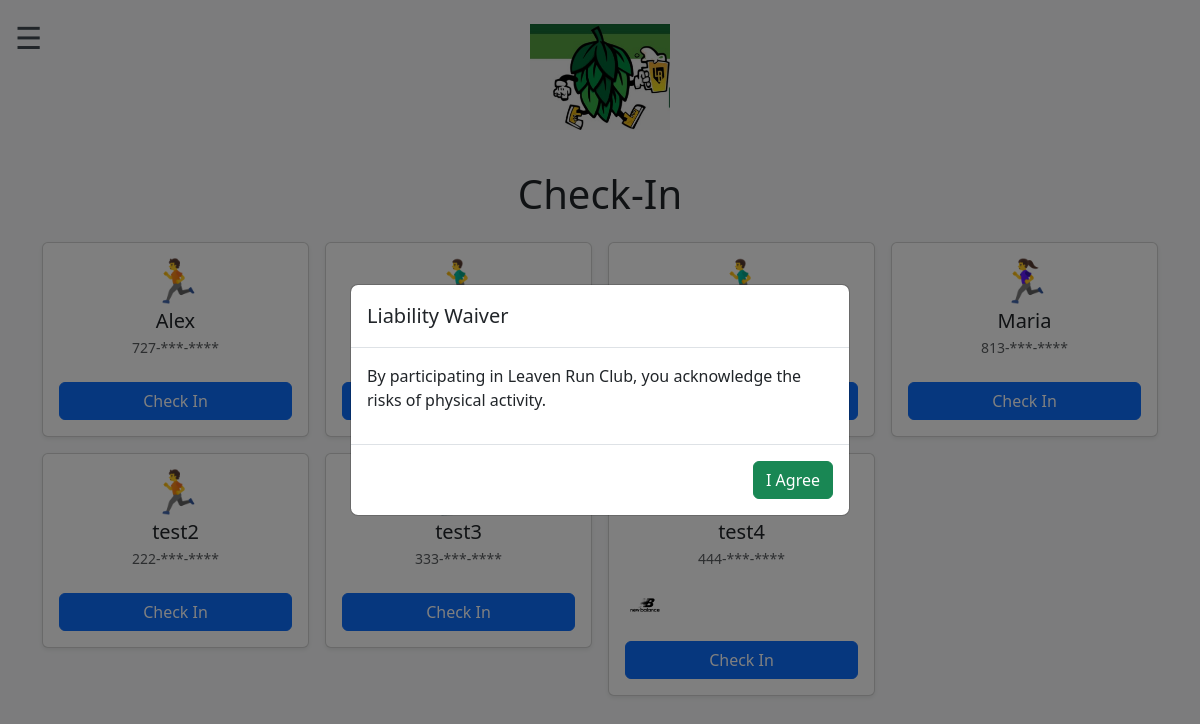
The app's page /checking with its own data.
### models.py (models this page shows)
class Runner(db.Model):
    id = db.Column(db.Integer, primary_key=True)
    name = db.Column(db.String(120), nullable=False)
    phone = db.Column(db.String(20))
    referral = db.Column(db.String(50))
    emoji = db.Column(db.String(10))
    shoe_brand = db.Column(db.String(50))
    waiver_signed = db.Column(db.Boolean, default=False)

### app.py (the view)
@app.route("/checking", methods=["GET"])
def checking():
    today = date.today()
    runners = Runner.query.order_by(Runner.name.asc()).all()
    for r in runners:
        r.checked_in_today = Attendance.query.filter_by(
            runner_id=r.id,
            date=today
        ).first() is not None
    return render_template("checking.html", runners=runners)

### templates/checking.html (shortened to what this page needs)
{% extends "base.html" %}
{% block content %}
<h1 class="mb-4 text-center">Check-In</h1>
<div class="row g-3">
    {% for r in runners %}
    <div class="col-6 col-md-4 col-lg-3">
        <div class="card shadow-sm p-3 text-center">
            <div style="font-size: 42px; line-height: 1;">
                {{ r.emoji if r.emoji else "🏃" }}
            </div>
            <h5 class="mt-2 mb-1">{{ r.name }}</h5>
            <p class="text-muted" style="font-size: 14px;">
                {% if r.phone %}
                    {{ r.phone[:3] }}‑***‑****
                {% else %}
                    —
                {% endif %}
            </p>
            {% if r.shoe_brand and r.shoe_brand != "other" %}
                <img src="{{ url_for('static', filename='logos/' + r.shoe_brand + '.png') }}"
                     style="width: 40px; height: 40px; object-fit: contain; margin-bottom: 8px;">
            {% endif %}
            <form method="POST" action="/checkin/{{ r.id }}">
                <button class="btn {% if r.checked_in_today %}btn-secondary{% else %}btn-primary{% endif %} w-100 mt-2">
                    {% if r.checked_in_today %}
                        Checked In
                    {% else %}
                        Check In
                    {% endif %}
                </button>
            </form>
        </div>
    </div>
    {% endfor %}
</div>
{% endblock %}

### templates/base.html (shortened to what this page needs)
<!DOCTYPE html>
<html lang="en">
<head>
    <link href="https://cdn.jsdelivr.net/npm/bootstrap@5.3.0/dist/css/bootstrap.min.css" rel="stylesheet">
</head>
<body class="bg-light">
    <div class="menu-btn" onclick="toggleMenu()">☰</div>
    <div class="text-center mt-4 mb-3">
        <img src="{{ url_for('static', filename='logo.png') }}" style="max-width: 140px;">
    </div>
    <div class="container py-4">
        {% block content %}{% endblock %}
    </div>
    <div class="modal fade" id="waiverModal" tabindex="-1">
      <div class="modal-dialog modal-dialog-centered">
        <div class="modal-content">
          <div class="modal-header"><h5 class="modal-title">Liability Waiver</h5></div>
          <div class="modal-body">
            <p>By participating in Leaven Run Club, you acknowledge the risks of physical activity.</p>
          </div>
          <div class="modal-footer">
            <button id="waiverAgree" class="btn btn-success">I Agree</button>
          </div>
        </div>
      </div>
    </div>
</body>
</html>

### templates/base.html (style rules this page uses)
.menu-btn { position: fixed; top: 15px; left: 15px; z-index: 3001; font-size: 1.9rem; cursor: pointer; transition: transform 0.2s ease; }

### records on screen
Runner: emoji "🏃", name "Alex", phone "727", shows "Check In"
Runner: emoji "🏃‍♂️"
Runner: emoji "🏃‍♂️"
Runner: emoji "🏃‍♀️", name "Maria", phone "813", shows "Check In"
Runner: emoji "🏃", name "test2", phone "222", shows "Check In"
Runner: name "test3", phone "333", shows "Check In"
Runner: name "test4", phone "444", shoe_brand (picture), shows "Check In"
